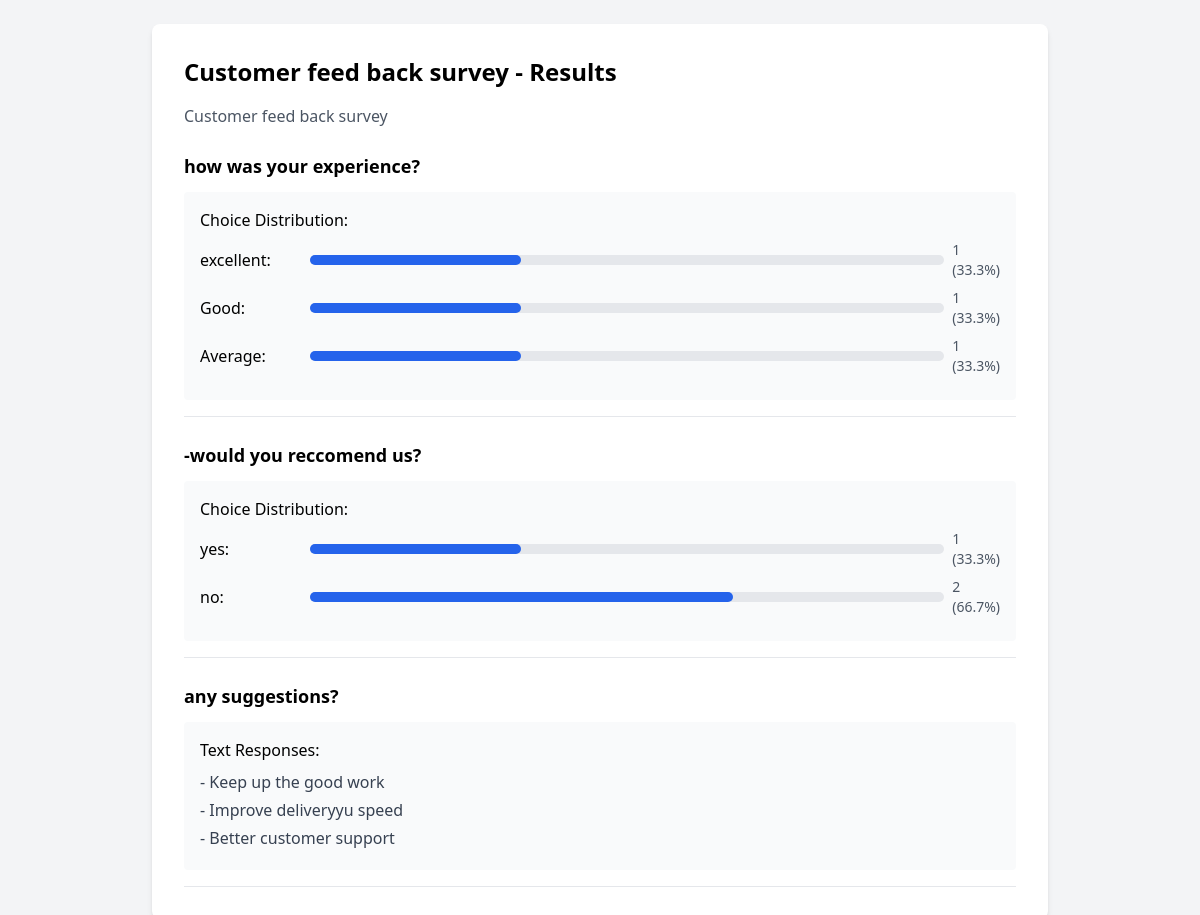
Before: /survey/survey/1/results/ (signed in) with the older database file.
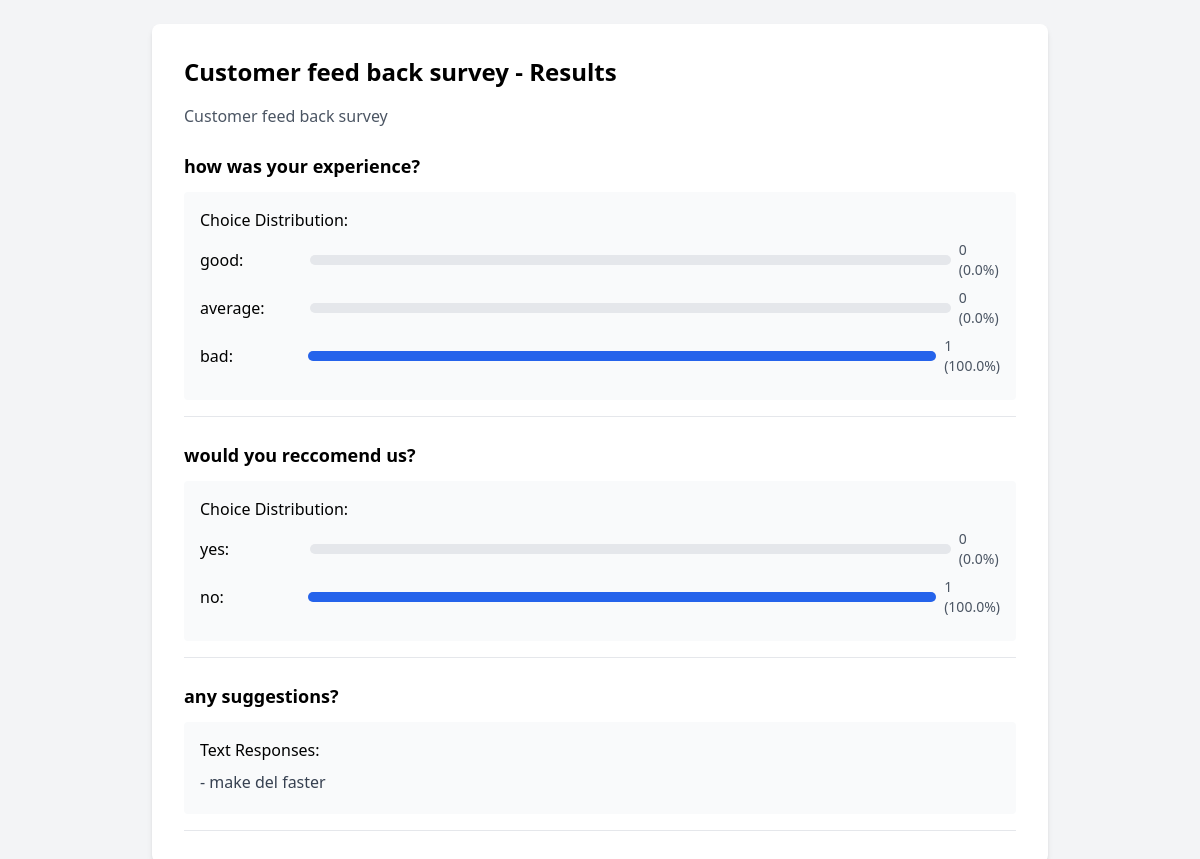
After: the same page with the newer database file.
### surveys/models.py (models this page shows, shortened)
class Survey(models.Model):
    title = models.CharField(max_length=200)
    description = models.TextField(blank=True, null=True)
    user = models.ForeignKey(
        settings.AUTH_USER_MODEL,
        on_delete=models.CASCADE,
        related_name='surveys',
        null=True  # Allow existing surveys to remain
    )
    created_at = models.DateTimeField(auto_now_add=True)
    updated_at = models.DateTimeField(auto_now=True)
    unique_link = models.CharField(max_length=16, unique=True, blank=True)
    is_active = models.BooleanField(default=True)  # New field to track survey activation status

class Question(models.Model):
    QUESTION_TYPES = [
        ('text', 'Text'),
        ('multiple_choice', 'Multiple Choice'),
        ('checkbox', 'Checkbox'),
        ('radio', 'Radio'),
    ]
    survey = models.ForeignKey(Survey, related_name='questions', on_delete=models.CASCADE)
    text = models.TextField()
    question_type = models.CharField(max_length=20, choices=QUESTION_TYPES)

class Choice(models.Model):
    question = models.ForeignKey(Question, related_name='choices', on_delete=models.CASCADE)
    text = models.CharField(max_length=200)

class Answer(models.Model):
    response = models.ForeignKey(Response, related_name='answers', on_delete=models.CASCADE)
    question = models.ForeignKey(Question, on_delete=models.CASCADE)
    text_answer = models.TextField(blank=True, null=True)
    choice_answer = models.ForeignKey(Choice, null=True, blank=True, on_delete=models.SET_NULL)

### surveys/views.py (the view)
# urls.py: path('survey/<int:survey_id>/results/', SurveyResultsView.as_view(), name='survey_results'),
class SurveyResultsView(LoginRequiredMixin, View):
    def get(self, request, survey_id):
        survey = get_object_or_404(Survey, id=survey_id, user=request.user)
        responses = survey.responses.all()
        results = {}
        for question in survey.questions.all():
            question_results = {
                'text': question.text,
                'type': question.question_type,
                'responses': []
            }
            if question.question_type == 'text':
                text_responses = []
                for response in responses:
                    try:
                        answer = response.answers.get(question=question)
                        if answer.text_answer:
                            text_responses.append(answer.text_answer)
                    except Answer.DoesNotExist:
                        pass
                question_results['responses'] = text_responses
            elif question.question_type in ['multiple_choice', 'checkbox', 'radio']:
                choice_counts = {}
                total_responses = responses.filter(answers__question=question).count()
                for choice in question.choices.all():
                    choice_count = responses.filter(answers__question=question, answers__choice_answer=choice).count()
                    choice_counts[choice.text] = {
                        'count': choice_count,
                        'percentage': (choice_count / total_responses * 100) if total_responses > 0 else 0
                    }
                question_results['choices'] = choice_counts
            results[question.id] = question_results
        return render(request, 'surveys/survey_results.html', {
            'survey': survey,
            'results': results
        })

### templates/surveys/survey_results.html (shortened to what this page needs)
<!DOCTYPE html>
<html lang="en">
<head>
    <script src="https://cdn.tailwindcss.com"></script>
</head>
<body class="bg-gray-100 p-6">
    <div class="max-w-4xl mx-auto bg-white p-8 rounded-lg shadow-md">
        <h1 class="text-2xl font-bold mb-4">{{ survey.title }} - Results</h1>
        <p class="text-gray-600 mb-6">{{ survey.description }}</p>
        <div class="space-y-6">
            {% for question_id, result in results.items %}
            <div class="border-b pb-4">
                <h2 class="text-lg font-semibold mb-3">{{ result.text }}</h2>
                {% if result.type == 'text' %}
                <div class="bg-gray-50 p-4 rounded">
                    <h3 class="font-medium mb-2">Text Responses:</h3>
                    {% for response in result.responses %}
                        <p class="text-gray-700 mb-1">- {{ response }}</p>
                    {% endfor %}
                </div>
                {% elif result.type == 'multiple_choice' or result.type == 'checkbox' or result.type == 'radio' %}
                <div class="bg-gray-50 p-4 rounded">
                    <h3 class="font-medium mb-2">Choice Distribution:</h3>
                    {% for choice, data in result.choices.items %}
                    <div class="flex items-center mb-2">
                        <span class="mr-2 w-32">{{ choice }}:</span>
                        <div class="w-full bg-gray-200 rounded-full h-2.5">
                            <div class="{% if result.type == 'multiple_choice' or result.type == 'radio' %}bg-blue-600{% else %}bg-green-600{% endif %} h-2.5 rounded-full"
                                 style="width: {{ data.percentage|floatformat:2 }}%">
                            </div>
                        </div>
                        <span class="ml-2 text-sm text-gray-600">
                            {{ data.count }} ({{ data.percentage|floatformat:1 }}%)
                        </span>
                    </div>
                    {% endfor %}
                </div>
                {% endif %}
            </div>
            {% endfor %}
        </div>
    </div>
</body>
</html>

Changed rows visible on the page:
removed Choice: choices "excellent"
removed Choice: choices "Good"
removed Choice: choices "Average"
removed Question: text "-would you reccomend us?", question_type "radio" (drawn)
removed Answer: responses "Keep up the good work"
removed Answer: responses "Improve deliveryyu speed"
removed Answer: responses "Better customer support"
added Choice: choices "good"
added Choice: choices "average"
added Choice: choices "bad"
added Question: text "would you reccomend us?", question_type "radio" (drawn)
added Answer: responses "make del faster"
Other visible differences:
list line gone: ": 1 ( 33.3 %) : 1 ( 33.3 %) : 1 ( 33.3 %)"
new list line: ": 0 ( 0.0 %) : 0 ( 0.0 %) : 1 ( 100.0 %)"
new list line: "Choice Distribution: : 0 ( 0.0 %) : 1 ( 100.0 %)"
list line gone: "Choice Distribution: : 1 ( 33.3 %) : 2 ( 66.7 %)"
